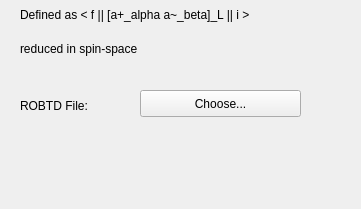
      <widget class="QWidget" name="page">
       <property name="geometry">
        <rect>
         <x>0</x>
         <y>0</y>
         <width>361</width>
         <height>209</height>
        </rect>
       </property>
       <attribute name="label">
        <string>Reduced One Body Transition Densities</string>
       </attribute>
       <widget class="QLabel" name="label_13">
        <property name="geometry">
         <rect>
          <x>20</x>
          <y>0</y>
          <width>301</width>
          <height>31</height>
         </rect>
        </property>
        <property name="text">
         <string>Defined as &lt; f || [a+_alpha a~_beta]_L || i &gt;</string>
        </property>
       </widget>
       <widget class="QLabel" name="label_41">
        <property name="geometry">
         <rect>
          <x>20</x>
          <y>40</y>
          <width>201</width>
          <height>17</height>
         </rect>
        </property>
        <property name="text">
         <string>reduced in spin-space</string>
        </property>
       </widget>
       <widget class="QLabel" name="label_42">
        <property name="geometry">
         <rect>
          <x>20</x>
          <y>90</y>
          <width>101</width>
          <height>31</height>
         </rect>
        </property>
        <property name="text">
         <string>ROBTD File:</string>
        </property>
       </widget>
       <widget class="QPushButton" name="pushButton">
        <property name="geometry">
         <rect>
          <x>140</x>
          <y>90</y>
          <width>161</width>
          <height>27</height>
         </rect>
        </property>
        <property name="text">
         <string>Choose...</string>
        </property>
       </widget>
      </widget>
